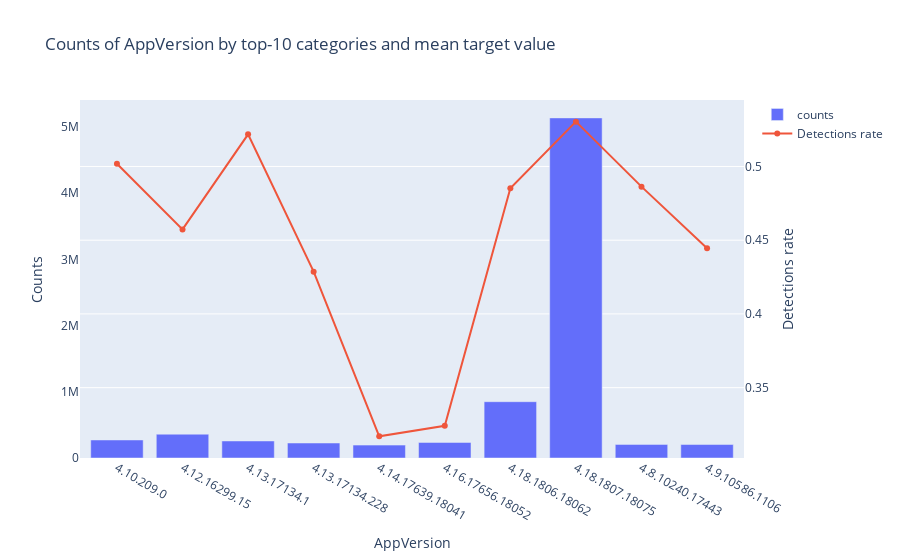

Source (notebook cell):
### Markdown cell above
AppVersion

### Code cell
plot_categorical_feature('AppVersion')

### Figure 1 — Plotly figure (JSON) as saved in the notebook; plotly's stock layout.template omitted (floating-point values rounded to 4 significant figures)
{"data": [{"name": "counts", "type": "bar", "x": ["4.10.209.0", "4.12.16299.15", "4.13.17134.1", "4.13.17134.228", "4.14.17639.18041", "4.16.17656.18052", "4.18.1806.18062", "4.18.1807.18075", "4.8.10240.17443", "4.9.10586.1106"], "y": [272455, 359871, 257270, 226501, 194699, 235032, 850929, 5139224, 205480, 203525]}, {"name": "Detections rate", "type": "scatter", "x": ["4.10.209.0", "4.12.16299.15", "4.13.17134.1", "4.13.17134.228", "4.14.17639.18041", "4.16.17656.18052", "4.18.1806.18062", "4.18.1807.18075", "4.8.10240.17443", "4.9.10586.1106"], "y": [0.5018, 0.4573, 0.5218, 0.4286, 0.317, 0.3241, 0.4852, 0.5304, 0.4863, 0.4445], "yaxis": "y2"}], "layout": {"legend": {"orientation": "v"}, "title": {"text": "Counts of AppVersion by top-10 categories and mean target value"}, "xaxis": {"showgrid": false, "showline": false, "title": {"text": "AppVersion"}, "zeroline": false}, "yaxis": {"showgrid": false, "showline": false, "title": {"text": "Counts"}, "zeroline": false}, "yaxis2": {"overlaying": "y", "side": "right", "title": {"text": "Detections rate"}}}}
